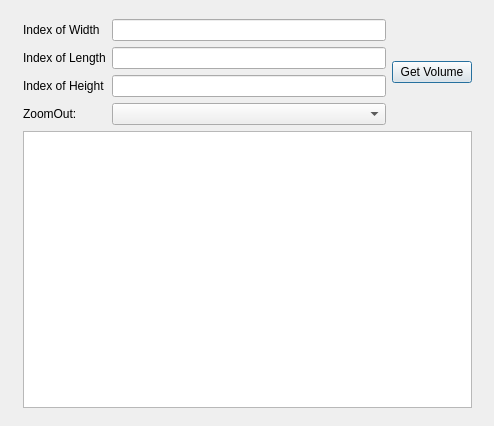
<ui version="4.0" >
 <class>CUnitVolumeMakerDlgClass</class>
 <widget class="QDialog" name="CUnitVolumeMakerDlgClass" >
  <property name="geometry" >
   <rect>
    <x>0</x>
    <y>0</y>
    <width>494</width>
    <height>426</height>
   </rect>
  </property>
  <property name="windowTitle" >
   <string>CGetVolumeDialog</string>
  </property>
  <widget class="QWidget" name="layoutWidget" >
   <property name="geometry" >
    <rect>
     <x>12</x>
     <y>8</y>
     <width>471</width>
     <height>411</height>
    </rect>
   </property>
   <layout class="QVBoxLayout" name="verticalLayout" >
    <item>
     <layout class="QHBoxLayout" name="horizontalLayout" >
      <item>
       <layout class="QGridLayout" name="gridLayout" >
        <item row="0" column="0" >
         <widget class="QLabel" name="label" >
          <property name="text" >
           <string>Index of Width</string>
          </property>
         </widget>
        </item>
        <item row="0" column="1" >
         <widget class="QLineEdit" name="lineEditWidth" />
        </item>
        <item row="1" column="0" >
         <widget class="QLabel" name="label_2" >
          <property name="text" >
           <string>Index of Length</string>
          </property>
         </widget>
        </item>
        <item row="1" column="1" >
         <widget class="QLineEdit" name="lineEditLength" />
        </item>
        <item row="2" column="0" >
         <widget class="QLabel" name="label_3" >
          <property name="text" >
           <string>Index of Height</string>
          </property>
         </widget>
        </item>
        <item row="2" column="1" >
         <widget class="QLineEdit" name="lineEditHeight" />
        </item>
        <item row="3" column="0" >
         <widget class="QLabel" name="label_4" >
          <property name="text" >
           <string>ZoomOut:</string>
          </property>
         </widget>
        </item>
        <item row="3" column="1" >
         <widget class="QComboBox" name="comboBoxZoomOut" />
        </item>
       </layout>
      </item>
      <item>
       <widget class="QPushButton" name="pushButtonGetVolume" >
        <property name="text" >
         <string>Get Volume</string>
        </property>
       </widget>
      </item>
     </layout>
    </item>
    <item>
     <widget class="QListWidget" name="listWidgetResult" />
    </item>
   </layout>
  </widget>
 </widget>
 <layoutdefault spacing="6" margin="11" />
 <resources/>
 <connections/>
</ui>
